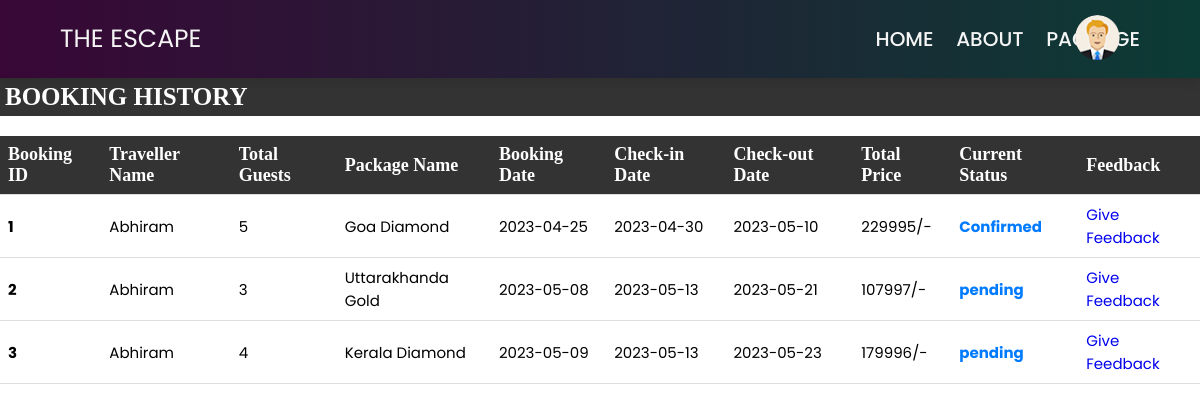
Screenshot of /Bookdetails.php (signed in) with the database file from the repository.
### tables this page shows
CREATE TABLE `book_details` (
  `Book_Id` int(15) NOT NULL,
  `Traveller_Name` varchar(256) NOT NULL,
  `Mail_id` varchar(256) NOT NULL,
  `Ph_No` bigint(15) NOT NULL,
  `Customer_id` int(15) NOT NULL,
  `Address` varchar(256) NOT NULL,
  `Adhaar_id` bigint(25) NOT NULL,
  `Guest_No` int(15) NOT NULL,
  `Pkg_id` int(15) NOT NULL,
  `Book_Date` date NOT NULL,
  `Checkin_Date` date NOT NULL,
  `Checkout_Date` date NOT NULL,
  `total_price` int(20) NOT NULL,
  `Payment_Status` int(15) NOT NULL DEFAULT 0,
  `Status` int(15) NOT NULL
);

CREATE TABLE `package_details` (
  `Pkg_id` int(15) NOT NULL,
  `Place_id` int(15) NOT NULL,
  `Pkg_Name` varchar(256) NOT NULL,
  `Pkg_Price` int(10) NOT NULL,
  `Details` varchar(256) NOT NULL,
  `P_Photo` varchar(8000) NOT NULL,
  `P_Photo1` varchar(50) NOT NULL,
  `P_Photo2` varchar(50) NOT NULL,
  `P_Photo3` varchar(50) NOT NULL,
  `P_days` int(10) NOT NULL,
  `Status` int(15) NOT NULL
);

### Bookdetails.php (the view, shortened to what this page needs)
<?php
include('Conn.php');
?>
<!DOCTYPE html>
<html>
<head>
  <link rel="stylesheet" href="https://unpkg.com/swiper@7/swiper-bundle.min.css" />
  <link rel="stylesheet" href="https://cdnjs.cloudflare.com/ajax/libs/font-awesome/5.15.4/css/all.min.css">
  <link rel="stylesheet" href="css/style.css">
</head>
<body>
  <?php include('Header(Login).php'); ?>
  <header>
      <h1>BOOKING HISTORY</h1>
  </header>
<?php
  $email=$_SESSION['email'];
  $cid="select * from customer_details where Email='$email'";
  $cmail=mysqli_query($conn,$cid);
  $cdata=mysqli_fetch_array($cmail);
  $custid = $cdata[0];
  $bookinfo="select * from book_details where Customer_id='$custid'";
  $bookquery=mysqli_query($conn,$bookinfo);
?>
<form method='POST' action=''>
  <table>
    <thead>
      <tr>
        <th>Booking ID</th>
        <th>Traveller Name</th>
        <th>Total Guests</th>
        <th>Package Name</th>
        <th>Booking Date</th>
        <th>Check-in Date</th>
        <th>Check-out Date</th>
        <th>Total Price</th>
        <th>Current Status</th>
        <th>Feedback</th>
      </tr>
    </thead>
    <tbody>
    <?php
      while($bookdata=mysqli_fetch_array($bookquery))
      {
        $packinfo="select * from package_details where Pkg_id='$bookdata[8]'";
        $packquery=mysqli_query($conn,$packinfo);
        $packdata=mysqli_fetch_array($packquery);
        echo" <tr>
                <td>  $bookdata[0]</td>
                <td>  $bookdata[1]</td>
                <td>  $bookdata[7]</td>
                <td>  $packdata[2]</td>
                <td>  $bookdata[9]</td>
                <td>  $bookdata[10]</td>
                <td>  $bookdata[11]</td>
                <td>  $bookdata[12]/-</td>
                <td>";?> <?php if ($bookdata[14]==1) {
                                            echo"Confirmed";
                                            } elseif($bookdata[14]==0) {
                                              echo"pending";
                                        }else{
                                            echo"cancelled";
                                        }?><?php echo"</td>
              <td> <a href='Extralinks/Rating.php?id=$bookdata[0]'>Give Feedback</a></td>
              </tr>";
      }
    ?>
    </tbody>
  </table>
</form>
</body>
</html>

### css/style.css (style rules this page uses)
:root { --main-color: linear-gradient(to right, #380736, #0c3b35); --black: #222; --white: #fff; --light-black: #777; --light-white: #fff9; --dark-bg: rgba(0, 0, 0, .7); --light-bg: #eee; --border: .1rem solid var(--black); --box-shadow: 0 .5rem 1rem rgba(0, 0, 0, .1); --text-shadow: 0 1.5rem 3rem rgba(0, 0, 0, .3); }
* { font-family: 'Poppins', sans-serif; margin: 0; padding: 0; box-sizing: border-box; outline: none; border: none; text-decoration: none; text-transform: none; }
html { font-size: 62.5%; overflow-x: hidden; }

### Bookdetails.php (style rules this page uses)
body { font-family: Arial, sans-serif; margin: 0; padding: 0; }
header { background-color: #333; color: #fff; padding: 5px; text-align: center; display: flex; flex-wrap: wrap; }
h1 { margin: 0; font-size: 25px; font-family: 'Times New Roman', Times, serif; }
table { border-collapse: collapse; width: 100%; margin-top: 20px; }
th, td { text-align: left; padding: 8px; border-bottom: 1px solid #ddd; font-size:150%; }
th { font-family: 'Times New Roman', Times, serif; font-size: 18px; background-color: #333; color: #fff; }
td:first-child { font-weight: bold; }
td:nth-last-child(2) { font-weight: bold; color: #007bff; }

### rows the page displays
book_details: Book_Id "1", Traveller_Name "Abhiram", Guest_No "5", Pkg.Pkg_Name "Goa Diamond", Book_Date "2023-04-25", Checkin_Date "2023-04-30", Checkout_Date "2023-05-10", total_price "229995", Status "Confirmed"
book_details: Book_Id "2", Traveller_Name "Abhiram", Guest_No "3", Pkg.Pkg_Name "Uttarakhanda Gold", Book_Date "2023-05-08", Checkin_Date "2023-05-13", Checkout_Date "2023-05-21", total_price "107997", Status "pending"
book_details: Book_Id "3", Traveller_Name "Abhiram", Guest_No "4", Pkg.Pkg_Name "Kerala Diamond", Book_Date "2023-05-09", Checkin_Date "2023-05-13", Checkout_Date "2023-05-23", total_price "179996", Status "pending"
